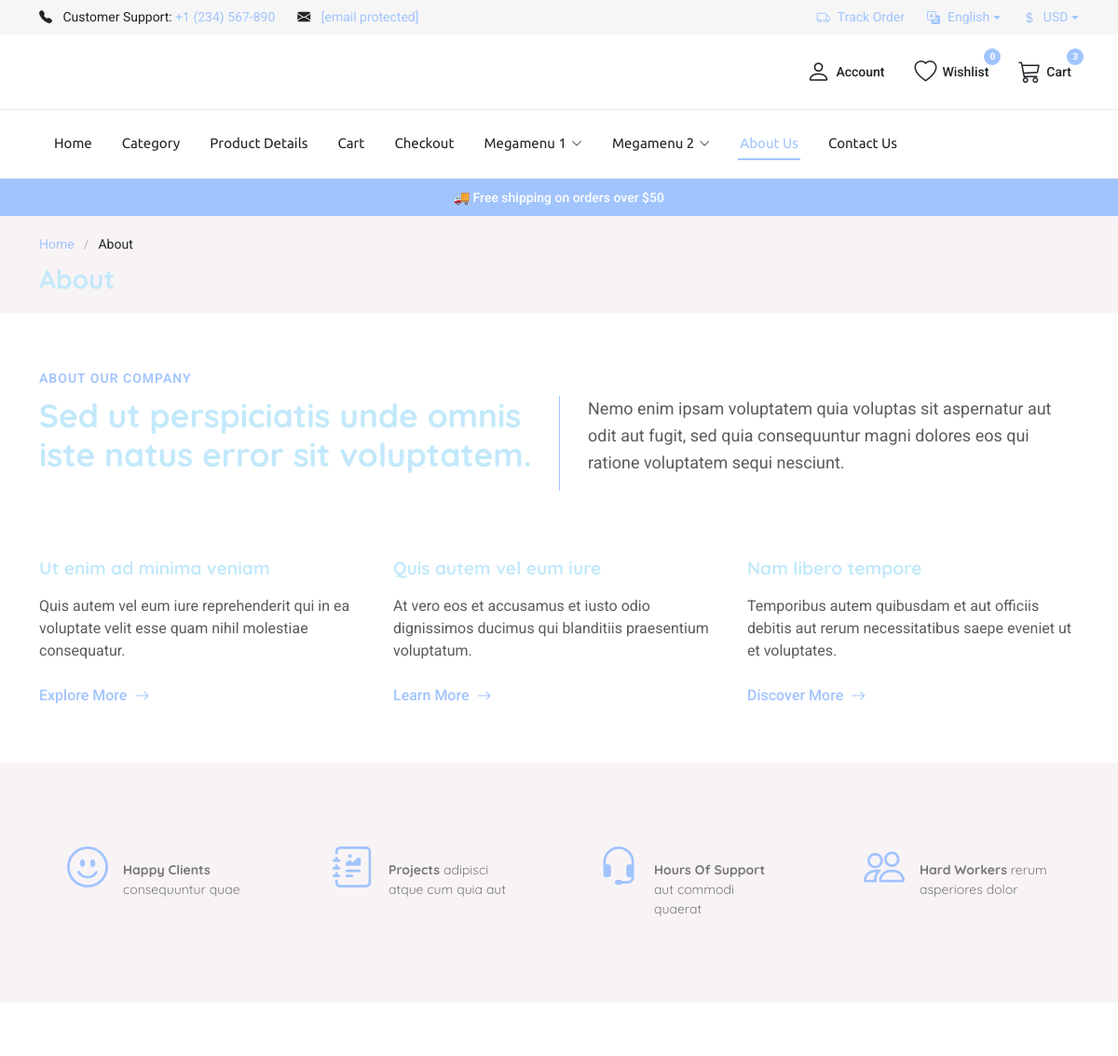
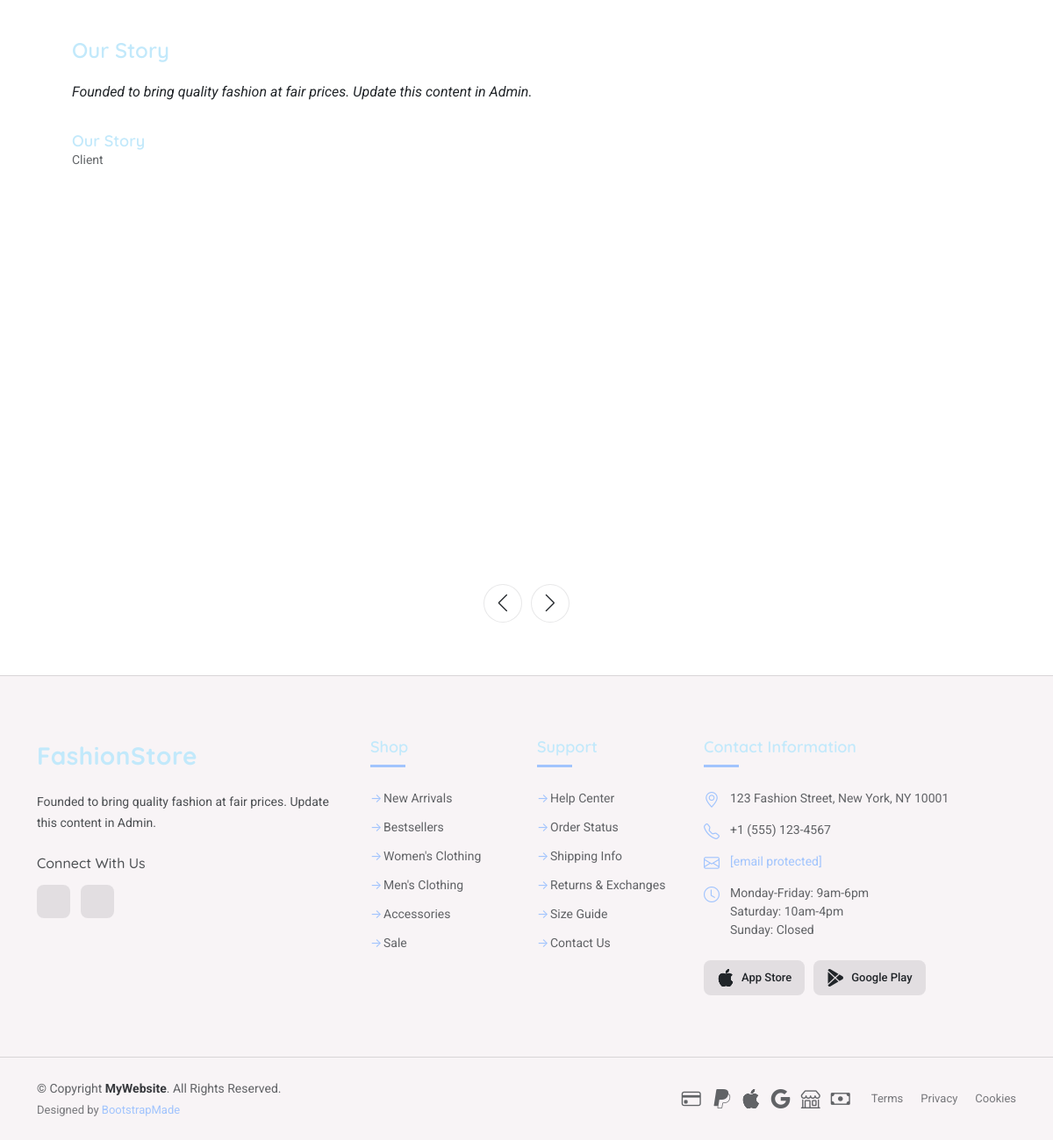
The page /?p=about on the database its author committed (2 pictures, top to bottom).
### tables this page shows
CREATE TABLE about_us (
  id BIGINT UNSIGNED AUTO_INCREMENT PRIMARY KEY,
  title VARCHAR(200) NULL,
  content MEDIUMTEXT NULL,
  content_2 MEDIUMTEXT NULL,
  image_url VARCHAR(500) NULL,
  updated_at TIMESTAMP NOT NULL DEFAULT CURRENT_TIMESTAMP ON UPDATE CURRENT_TIMESTAMP,
  created_at TIMESTAMP NOT NULL DEFAULT CURRENT_TIMESTAMP
);

### mod/about.php (the view, shortened to what the rows shown need)
<?php
require_once __DIR__ . '/../admin/config/function.php';
$aboutRows = db_all('SELECT title, content, image_url FROM about_us ORDER BY id ASC');
?>
<main class="main">
      <div class="page-title light-background">
            <div class="container">
                  <h1>About</h1>
            </div>
      </div>
      <section id="about-2" class="about-2 section">
            <div class="container" data-aos="fade-up" data-aos-delay="100">
                  <div class="row mb-lg-5">
                        <div class="col-lg-6">
                              <h2 class="about-title">Sed ut perspiciatis unde omnis iste natus error sit
                                    voluptatem.</h2>
                        </div>
                  </div>
            </div>
      </section>
      <section id="testimonials" class="testimonials section">
            <div class="container" data-aos="fade-up" data-aos-delay="100">
                  <div class="testimonials-slider swiper init-swiper">
                        <div class="swiper-wrapper">
                              <?php foreach ($aboutRows as $row) { ?>
                                    <div class="swiper-slide">
                                          <div class="testimonial-item">
                                                <div class="row">
                                                      <div class="col-lg-8">
                                                            <h2><?php echo htmlspecialchars((string)$row['title'], ENT_QUOTES); ?></h2>
                                                            <p>
                                                                  <?php echo nl2br(htmlspecialchars((string)$row['content'], ENT_QUOTES)); ?>
                                                            </p>
                                                            <div class="profile d-flex align-items-center">
                                                                  <div class="profile-info">
                                                                        <h3><?php echo htmlspecialchars((string)$row['title'], ENT_QUOTES); ?></h3>
                                                                        <span>Client</span>
                                                                  </div>
                                                            </div>
                                                      </div>
                                                      <div class="col-lg-4 d-none d-lg-block">
                                                      </div>
                                                </div>
                                          </div>
                                    </div>
                              <?php } ?>
                        </div>
                  </div>
            </div>
      </section>
</main>

### inc/footer.php (shortened to what the rows shown need)
<?php
require_once __DIR__ . '/../admin/config/function.php';
$about = db_one('SELECT title, content, image_url FROM about_us ORDER BY id ASC LIMIT 1');
?>
<footer id="footer" class="footer light-background">
      <div class="footer-main">
            <div class="container">
                  <div class="row gy-4">
                        <div class="col-lg-4 col-md-6">
                              <div class="footer-widget footer-about">
                                    <a href="/" class="logo">
                                          <span class="sitename">FashionStore</span>
                                    </a>
                                    <p><?php echo htmlspecialchars((string)($about['content'] ?? 'Lorem ipsum dolor sit amet, consectetur adipiscing elit. Nullam in nibh vehicula, facilisis magna ut, consectetur lorem. Proin eget tortor risus.'), ENT_QUOTES); ?></p>
                                    <div class="social-links mt-4">
                                          <h5>Connect With Us</h5>
                                          <div class="social-icons">
                                          </div>
                                    </div>
                              </div>
                        </div>
                  </div>
            </div>
      </div>
</footer>
</body>
</html>

### rows shown on the page
about_us: title "Our Story", content "Founded to bring quality fashion at fair prices. Update this content in Admin."
